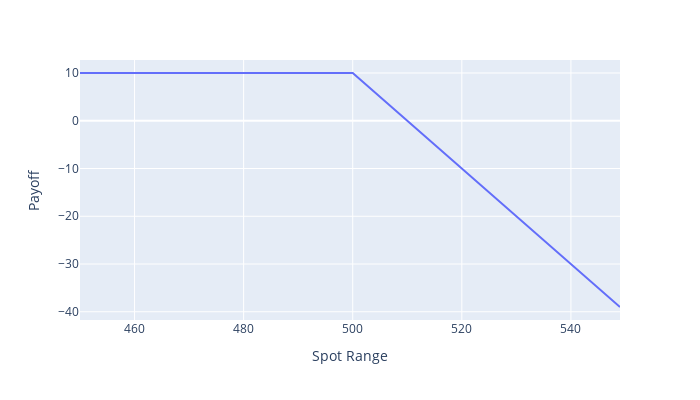

The code cell stored with this chart in its notebook:
### Markdown cell above
### Strike Call 300 payoff

### Code cell
short_call_payoff = call_payoff(spot,short_call_strike,short_call_premium)*-1.0

fig = px.line(x=spot,y=short_call_payoff)
fig.update_layout(height = 400, width = 700, xaxis_title = 'Spot Range', yaxis_title = 'Payoff')

### Figure 1 — Plotly figure (JSON) as saved in the notebook; plotly's stock layout.template omitted (floating-point values rounded to 4 significant figures)
{"data": [{"hovertemplate": "x=%{x}<br>y=%{y}<extra></extra>", "legendgroup": "", "line": {"color": "#636efa", "dash": "solid"}, "marker": {"symbol": "circle"}, "mode": "lines", "name": "", "orientation": "v", "showlegend": false, "type": "scatter", "x": [450, 451, 452, 453, 454, 455, 456, 457, 458, 459, 460, 461, 462, 463, 464, 465, 466, 467, 468, 469, 470, 471, 472, 473, 474, 475, 476, 477, 478, 479, 480, 481, 482, 483, 484, 485, 486, 487, 488, 489, 490, 491, 492, 493, 494, 495, 496, 497, 498, 499, 500, 501, 502, 503, 504, 505, 506, 507, 508, 509, 510, 511, 512, 513, 514, 515, 516, 517, 518, 519, 520, 521, 522, 523, 524, 525, 526, 527, 528, 529, 530, 531, 532, 533, 534, 535, 536, 537, 538, 539, 540, 541, 542, 543, 544, 545, 546, 547, 548, 549], "xaxis": "x", "y": [10, 10, 10, 10, 10, 10, 10, 10, 10, 10, 10, 10, 10, 10, 10, 10, 10, 10, 10, 10, 10, 10, 10, 10, 10, 10, 10, 10, 10, 10, 10, 10, 10, 10, 10, 10, 10, 10, 10, 10, 10, 10, 10, 10, 10, 10, 10, 10, 10, 10, 10, 9, 8, 7, 6, 5, 4, 3, 2, 1, 0, -1, -2, -3, -4, -5, -6, -7, -8, -9, -10, -11, -12, -13, -14, -15, -16, -17, -18, -19, -20, -21, -22, -23, -24, -25, -26, -27, -28, -29, -30, -31, -32, -33, -34, -35, -36, -37, -38, -39], "yaxis": "y"}], "layout": {"height": 400, "legend": {"tracegroupgap": 0}, "margin": {"t": 60}, "width": 700, "xaxis": {"anchor": "y", "domain": [0, 1], "title": {"text": "Spot Range"}}, "yaxis": {"anchor": "x", "domain": [0, 1], "title": {"text": "Payoff"}}}}
